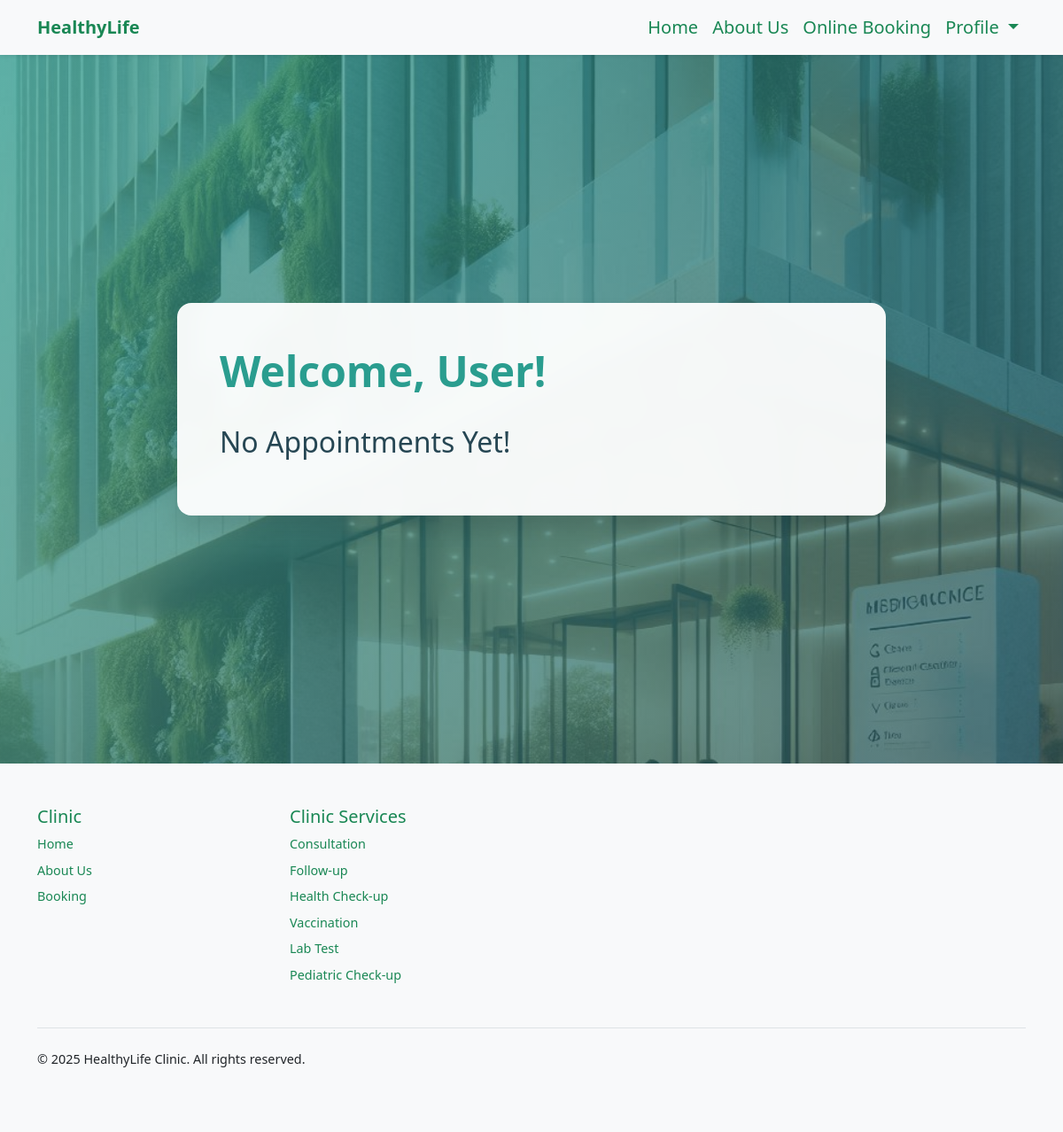
/user-panel (signed in), run on an earlier commit of the app's database.
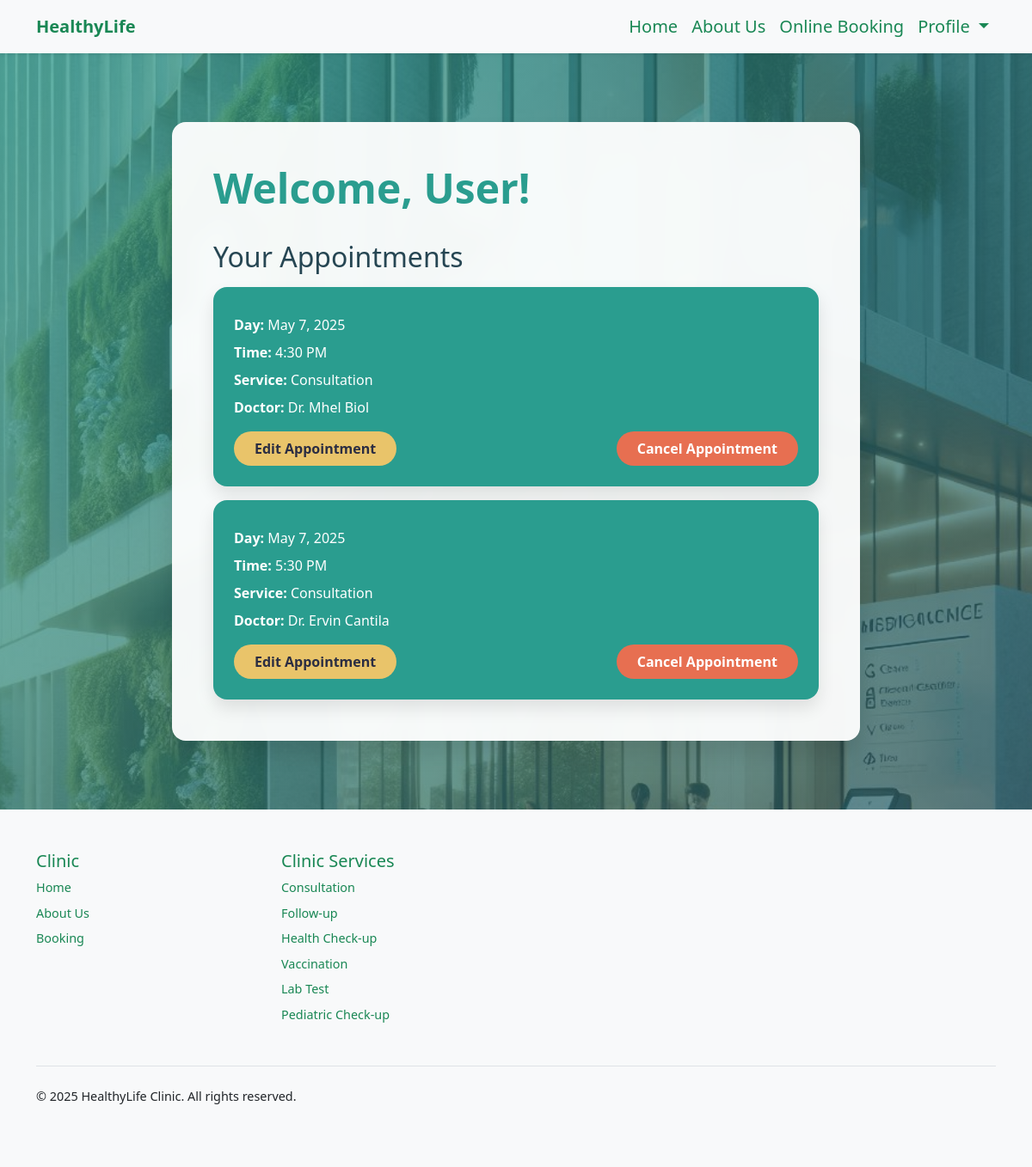
And on a later commit of the database.
### booking/models.py (models this page shows, shortened)
class Appointment(models.Model):
    user = models.ForeignKey(User, on_delete=models.CASCADE, null=True, blank=True)
    service = models.CharField(max_length=50, choices=SERVICE_CHOICES, default="Doctor care")
    doctor = models.CharField(max_length=255, default="Unknown")
    day = models.DateField(default=datetime.now)
    time = models.CharField(max_length=10, choices=TIME_CHOICES, default="3 PM")
    time_ordered = models.DateTimeField(default=datetime.now, blank=True)

### booking/views.py (the view)
# urls.py: path('user-panel', views.userPanel, name='userPanel'),
def userPanel(request):
    user = request.user
    appointments = Appointment.objects.filter(user=user).order_by('day', 'time')
    return render(request, 'userPanel.html', {
        'user':user,
        'appointments':appointments,
    })

### booking/templates/userPanel.html (shortened to what this page needs)
{% extends 'layout.html' %}
{% load static %}
{% block body %}
<section class="hero-section">
    {% if user.is_authenticated %}
    <div class="profile-panel">
        <h1>Welcome, {{ user.first_name }}!</h1>
        {% if appointments.count > 0 %}
        <div class="appointment-list">
            <h2>Your Appointments</h2>
            {% for appointment in appointments %}
            <div class="appointment-card">
                <p><strong>Day:</strong> {{ appointment.day }}</p>
                <p><strong>Time:</strong> {{ appointment.time }}</p>
                <p><strong>Service:</strong> {{ appointment.service }}</p>
                <p><strong>Doctor:</strong> {{ appointment.doctor }}</p>
                <div style="display: flex; justify-content: space-between; margin-top: 1rem;">
                    <a href="{% url 'userUpdate' appointment.id %}">Edit Appointment</a>
                    <a href="#" class="cancel-btn" data-url="{% url 'cancelAppointment' appointment.id %}" onclick="openModal(this); return false;">Cancel Appointment</a>
                </div>
            </div>
            {% endfor %}
        </div>
        {% else %}
        <h2>No Appointments Yet!</h2>
        {% endif %}
    </div>
    {% else %}
    <div class="sign-in-message">
        <h1>Please Sign In</h1>
        <a href="{% url 'login' %}" class="btn btn-primary mt-3">Sign In</a>
    </div>
    {% endif %}
</section>
{% endblock %}

What changed in the data, as far as the page shows it:
added Appointment: day "May 7, 2025", time "4:30 PM", service "Consultation", doctor "Dr. Mhel Biol"
added Appointment: day "May 7, 2025", time "5:30 PM", service "Consultation", doctor "Dr. Ervin Cantila"
Also different on the page:
text no longer shown: "No Appointments Yet!"
text now shown: "Your Appointments"
